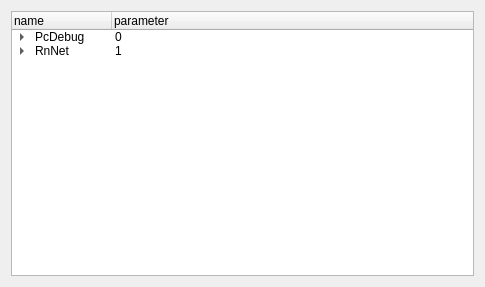
<?xml version="1.0" encoding="UTF-8"?>
<ui version="4.0">
 <class>Form</class>
 <widget class="QWidget" name="Form">
  <property name="geometry">
   <rect>
    <x>0</x>
    <y>0</y>
    <width>485</width>
    <height>287</height>
   </rect>
  </property>
  <property name="windowTitle">
   <string>Form</string>
  </property>
  <layout class="QVBoxLayout" name="verticalLayout">
   <item>
    <widget class="QTreeWidget" name="treeWidget">
     <column>
      <property name="text">
       <string>name</string>
      </property>
     </column>
     <column>
      <property name="text">
       <string>parameter</string>
      </property>
     </column>
     <item>
      <property name="text">
       <string>PcDebug</string>
      </property>
      <property name="text">
       <string>0</string>
      </property>
      <item>
       <property name="text">
        <string>SD4x</string>
       </property>
       <property name="text">
        <string>4</string>
       </property>
       <item>
        <property name="text">
         <string>SD41</string>
        </property>
        <property name="text">
         <string>NULL</string>
        </property>
        <item>
         <property name="text">
          <string>V122</string>
         </property>
         <property name="text">
          <string>NULL</string>
         </property>
        </item>
        <item>
         <property name="text">
          <string>V123</string>
         </property>
         <property name="text">
          <string>NULL</string>
         </property>
        </item>
       </item>
       <item>
        <property name="text">
         <string>SD42</string>
        </property>
        <property name="text">
         <string>NULL</string>
        </property>
        <item>
         <property name="text">
          <string>V123</string>
         </property>
         <property name="text">
          <string>NULL</string>
         </property>
        </item>
        <item>
         <property name="text">
          <string>V126</string>
         </property>
         <property name="text">
          <string>NULL</string>
         </property>
        </item>
        <item>
         <property name="text">
          <string>V129</string>
         </property>
         <property name="text">
          <string>NULL</string>
         </property>
        </item>
       </item>
      </item>
     </item>
     <item>
      <property name="text">
       <string>RnNet</string>
      </property>
      <property name="text">
       <string>1</string>
      </property>
      <item>
       <property name="text">
        <string>SD4x</string>
       </property>
       <property name="text">
        <string>4</string>
       </property>
       <item>
        <property name="text">
         <string>SD42</string>
        </property>
        <property name="text">
         <string>NULL</string>
        </property>
        <item>
         <property name="text">
          <string>V123</string>
         </property>
         <property name="text">
          <string>NULL</string>
         </property>
        </item>
        <item>
         <property name="text">
          <string>V126</string>
         </property>
         <property name="text">
          <string>NULL</string>
         </property>
        </item>
        <item>
         <property name="text">
          <string>V129</string>
         </property>
         <property name="text">
          <string>NULL</string>
         </property>
        </item>
       </item>
      </item>
      <item>
       <property name="text">
        <string>SD6x</string>
       </property>
       <property name="text">
        <string>6</string>
       </property>
       <item>
        <property name="text">
         <string>SD61</string>
        </property>
        <property name="text">
         <string>NULL</string>
        </property>
        <item>
         <property name="text">
          <string>V128</string>
         </property>
         <property name="text">
          <string>NULL</string>
         </property>
        </item>
        <item>
         <property name="text">
          <string>V129</string>
         </property>
         <property name="text">
          <string>NULL</string>
         </property>
        </item>
       </item>
       <item>
        <property name="text">
         <string>SD61_MINI</string>
        </property>
        <property name="text">
         <string>NULL</string>
        </property>
        <item>
         <property name="text">
          <string>V128</string>
         </property>
         <property name="text">
          <string>NULL</string>
         </property>
        </item>
        <item>
         <property name="text">
          <string>V129</string>
         </property>
         <property name="text">
          <string>NULL</string>
         </property>
        </item>
       </item>
      </item>
     </item>
    </widget>
   </item>
  </layout>
 </widget>
 <resources/>
 <connections/>
</ui>
